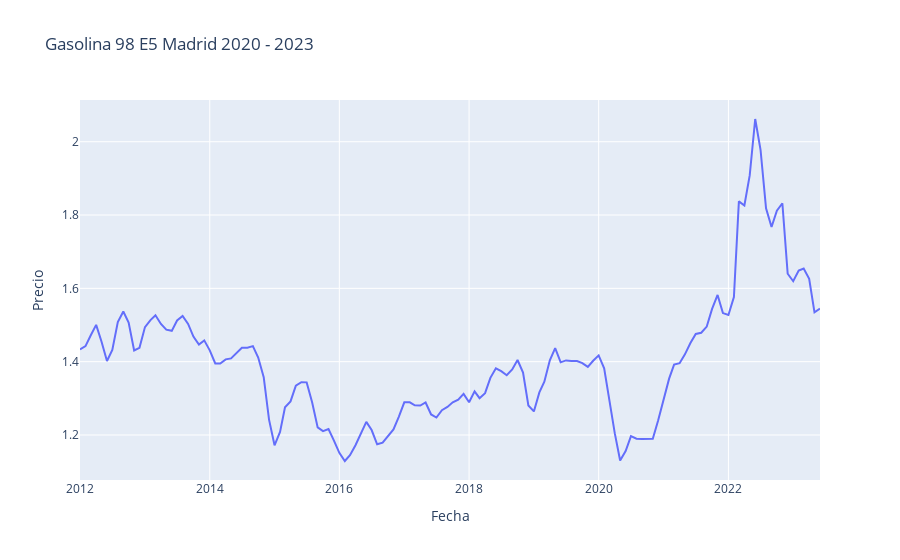

This figure's notebook cell:
### Code cell
fig = px.line(df, x = 'Fecha', y = 'Precio', title = 'Gasolina 98 E5 Madrid 2020 - 2023')
fig.show()

### Figure 1 — Plotly figure (JSON) as saved in the notebook; plotly's stock layout.template omitted (floating-point values rounded to 4 significant figures; data arrays with more than 128 entries replaced by an {"elided": "..."} marker saying what was removed)
{"data": [{"hovertemplate": "Fecha=%{x}<br>Precio=%{y}<extra></extra>", "legendgroup": "", "line": {"color": "#636efa", "dash": "solid"}, "marker": {"symbol": "circle"}, "mode": "lines", "name": "", "orientation": "v", "showlegend": false, "type": "scatter", "x": {"elided": "138 str values"}, "xaxis": "x", "y": {"elided": "138 float values"}, "yaxis": "y"}], "layout": {"legend": {"tracegroupgap": 0}, "title": {"text": "Gasolina 98 E5 Madrid 2020 - 2023"}, "xaxis": {"anchor": "y", "domain": [0, 1], "title": {"text": "Fecha"}}, "yaxis": {"anchor": "x", "domain": [0, 1], "title": {"text": "Precio"}}}}
